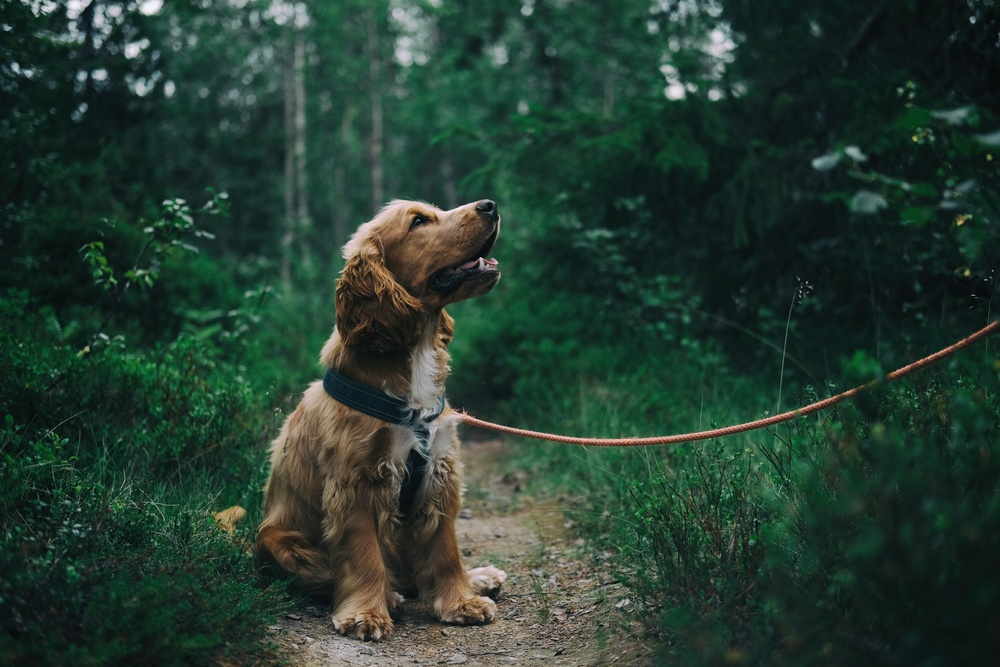
#> input picture image.jpg, 1000 x 667 px, shrunk from 4896 x 3264 before the run
$ jupyter execute 'Image Equalization (Clahe_method).ipynb'
#> lines starting #> are read from the running program, lines starting #| are printed output that depends on the picture
[cell 1]
import cv2
import numpy as np
import matplotlib.pyplot as plt

# Read the image in grayscale
image = cv2.imread('image.jpg', cv2.IMREAD_GRAYSCALE)
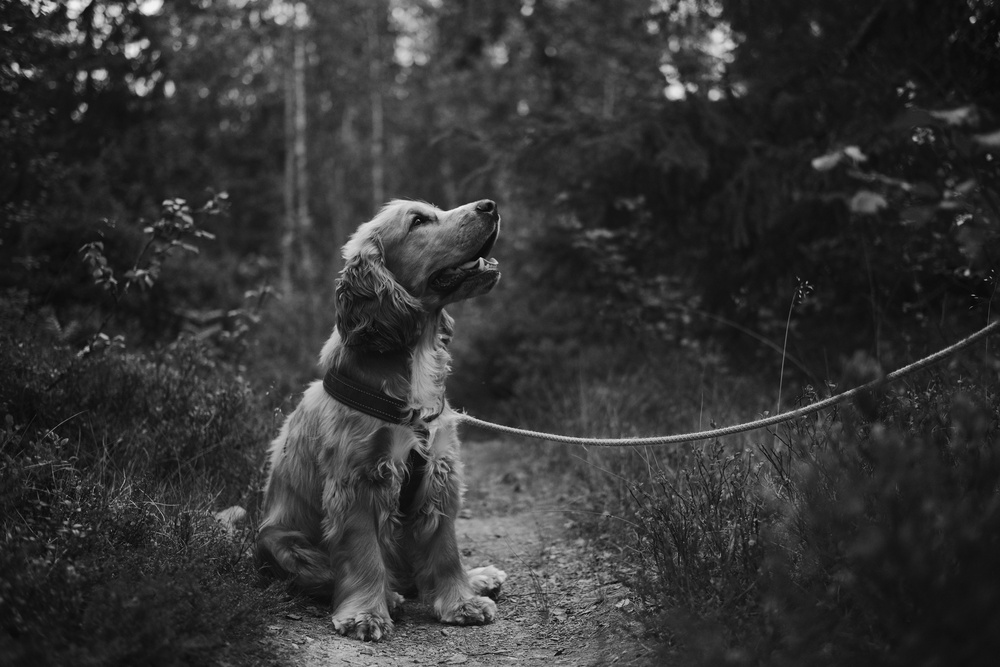
#> image: shape (667, 1000); min 0, max 247, mean 52.2

# Create CLAHE object (Contrast Limited Adaptive Histogram Equalization)
clahe = cv2.createCLAHE(clipLimit=2.0, tileGridSize=(8, 8))

# Apply CLAHE to the image
equalized_image = clahe.apply(image)
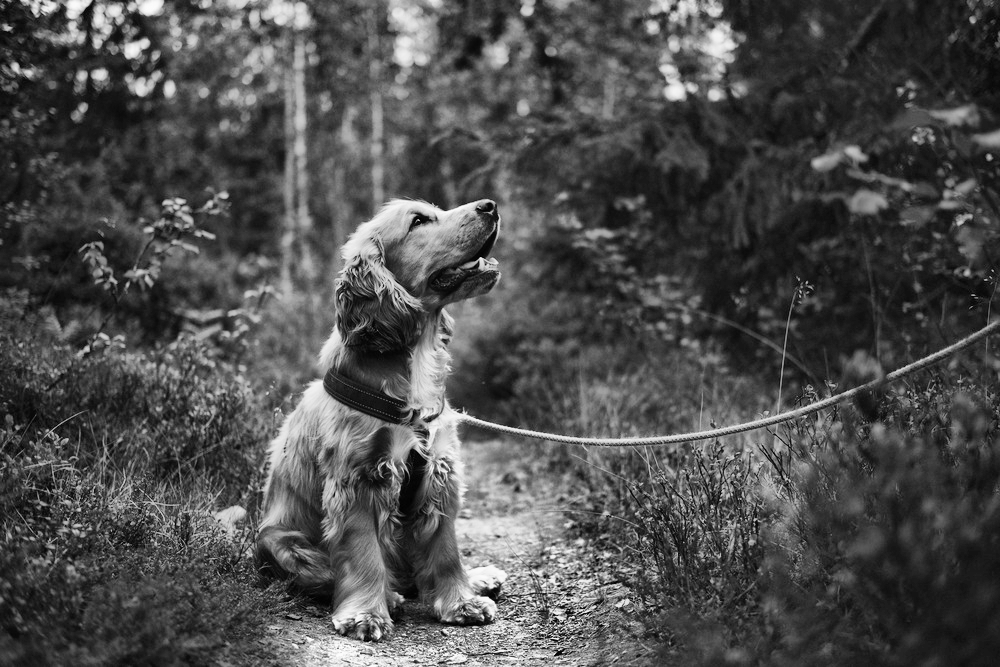
#> equalized_image: shape (667, 1000); min 0, max 254, mean 77.4

# Display the original image and the equalized image
plt.subplot(121), plt.imshow(image, cmap='gray')
plt.title('Original Image'), plt.xticks([]), plt.yticks([])
plt.subplot(122), plt.imshow(equalized_image, cmap='gray')
plt.title('Equalized Image'), plt.xticks([]), plt.yticks([])

plt.show()
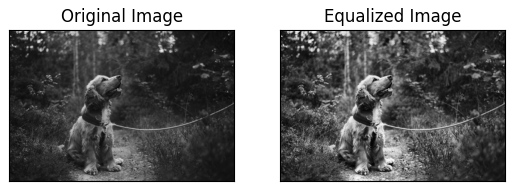
#> figure drawn by matplotlib, 2 panels
